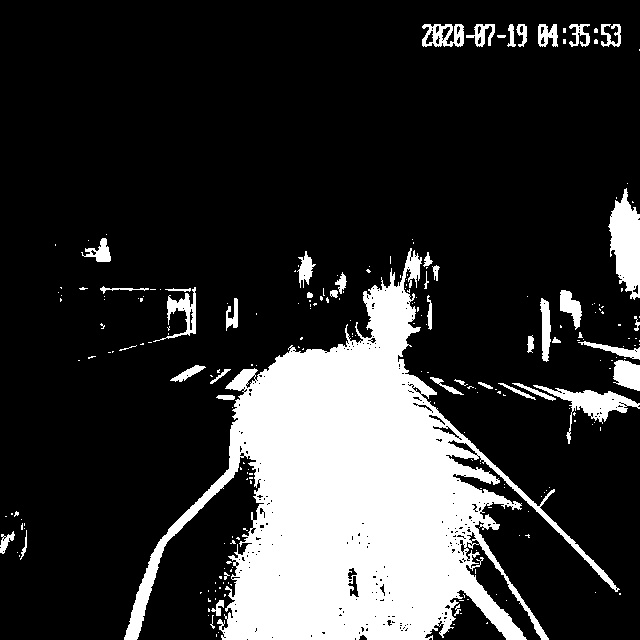
#> input picture crosswalks/a.jpg, 640 x 640 px
$ python -i detect.py   (imports and definitions only)
#> lines starting #> are read from the running program, lines starting #| are printed output that depends on the picture; after the words box and inside, x2 and y2 are one past the last pixel; in counts of white or black regions, pixels touching at a corner belong together
#> further down, picture is the input picture: shape (640, 640, 3); min 0, max 255, mean 51.3
### crosswalks/utils.py
import cv2
import numpy as np

def group_contours(contours, min_group_size=3):
    groups = []
    for i, contour in enumerate(contours):
        group = [contour]

        for j, contour2 in enumerate(contours):
            if i != j:
                cx, cy, cw, ch = cv2.boundingRect(contours[j])
                mean_h = sum(cv2.boundingRect(c)[3] for c in group) / len(group)
                mean_w = sum(cv2.boundingRect(c)[2] for c in group) / len(group)
                mean_center_y = sum((cv2.boundingRect(c)[1] + cv2.boundingRect(c)[3]) / 2.0 for c in group) / len(group)
                current_center_y = ((cy + ch) / 2.0)
                mean_area = sum(cv2.contourArea(c) for c in group) / len(group)
                current_area = cv2.contourArea(contours[j])

                if (abs(ch - mean_h) / mean_h < 0.2 and
                    abs(cw - mean_w) / mean_w < 0.5 and
                    abs(current_center_y - mean_center_y) / mean_h < 0.2 and
                    abs(current_area - mean_area) / mean_area < 0.65):
                    group.append(contour2)

        groups.append(group)

    # Merge intersecting bounding rectangles into single groups
    merged_groups = []
    for group in groups:
        if len(group) >= min_group_size:
            # Ensure all contours in the group are non-empty before merging
            non_empty_contours = [c for c in group if len(c) > 0]
            if non_empty_contours:
                merged_rect = cv2.boundingRect(np.vstack(non_empty_contours))
                merged_groups.append(merged_rect)

    # Further merge groups if their bounding rectangles intersect
    final_groups = []
    while merged_groups:
        rect1 = merged_groups.pop(0)
        x1, y1, w1, h1 = rect1
        merge_occurred = False
        for i, rect2 in enumerate(merged_groups):
            x2, y2, w2, h2 = rect2
            if (x1 < x2 + w2 and x1 + w1 > x2 and y1 < y2 + h2 and y1 + h1 > y2):
                # Merge rect1 and rect2 into a single rectangle
                new_x = min(x1, x2)
                new_y = min(y1, y2)
                new_w = max(x1 + w1, x2 + w2) - new_x
                new_h = max(y1 + h1, y2 + h2) - new_y
                merged_groups[i] = (new_x, new_y, new_w, new_h)
                merge_occurred = True
                break
        if not merge_occurred:
            final_groups.append(rect1)

    return final_groups

def colorize_image(image, cluster_centers, labels):
    colorized_image = np.zeros_like(image, dtype=np.uint8)

    for i in range(image.shape[0]):
        for j in range(image.shape[1]):
            cluster_index = labels[i, j]
            colorized_image[i, j] = int(cluster_centers[cluster_index][0])

    return colorized_image

### crosswalks/detect.py
import cv2
import numpy as np
from sklearn.cluster import KMeans
import os

from utils import colorize_image, group_contours

def process_image(img):
    # make ROI
    height, _ = img.shape[:2]
#> height = 640
    roi = img[height // 3:, :]
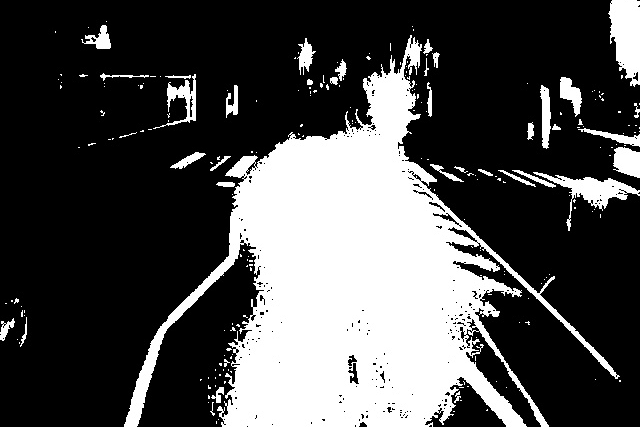
#> roi: shape (427, 640, 3); min 0, max 255, mean 74.7

    lab_img = cv2.cvtColor(roi, cv2.COLOR_BGR2LAB)
#> lab_img: shape (427, 640, 3); mean of channels 0, 1, 2 74.7, 128, 128
    l_channel, _, _ = cv2.split(lab_img)

    mean = np.mean(l_channel.flatten())
#> mean = 74.67

    l_channel_reshaped = l_channel.reshape(-1, 1)
    num_clusters = 3 if mean < 55 else 4 if mean < 75 else 5 if mean < 110 else 11
#> num_clusters = 4

    kmeans = KMeans(n_clusters=num_clusters)
    kmeans.fit(l_channel_reshaped)

    cluster_centers = kmeans.cluster_centers_
#> cluster_centers = [-2.35e-10, 254.9, 252.8, 1.27]
    labels = kmeans.predict(l_channel_reshaped)
    labels = labels.reshape(l_channel.shape)
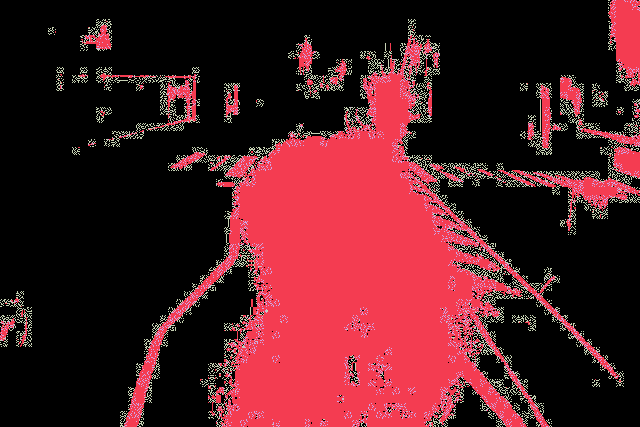
#> labels: shape (427, 640) int32; 4 distinct labels, from 0 to 3; one colour per label, 0 black

    #colorize the image based on the kmeans labels
    cluster_image = colorize_image(l_channel, cluster_centers, labels)
    max_value = np.max(cluster_image)
#> max_value = 254

    # prepere for threshold
    max_mask = (cluster_image == max_value)
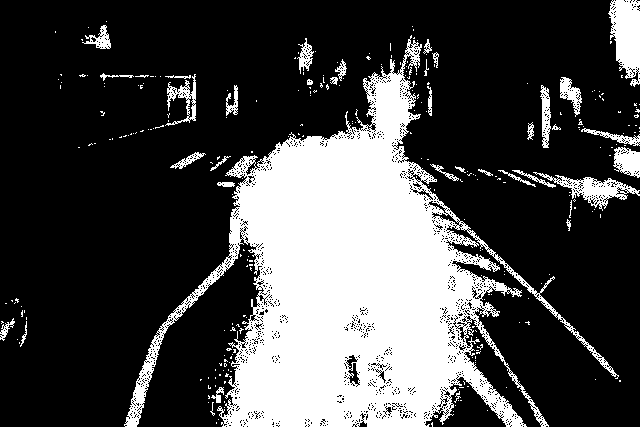
#> max_mask: shape (427, 640) bool; 27.4% white; 279 white regions (241 under 20 px)

    # thresholding
    max_br_image = np.zeros_like(cluster_image)
    max_br_image[max_mask] = 255
    max_br_image[~max_mask] = 0

    # do Morphology to reduce the noise in and around possible crosswalks
    kernel = np.ones((3, 3), np.uint8)
    morph = cv2.morphologyEx(max_br_image, cv2.MORPH_OPEN, kernel)
    kernel = np.ones((5, 5), np.uint8)
    morph = cv2.morphologyEx(morph, cv2.MORPH_CLOSE, kernel)

    # find contours
    cntrs = cv2.findContours(morph, cv2.RETR_EXTERNAL, cv2.CHAIN_APPROX_SIMPLE)
    cntrs = cntrs[0] if len(cntrs) == 2 else cntrs[1]

    contours = roi.copy()
    good_contours = []

    for contour in cntrs:
        epsilon = 0.02 * cv2.arcLength(contour, True)
        approx = cv2.approxPolyDP(contour, epsilon, True)

        x, y, w, h = cv2.boundingRect(approx)
        aspect_ratio = w / float(h)
        area = cv2.contourArea(contour)

        if 0.15 <= aspect_ratio <= 7 and h > 10 and 60 < area < 8000:
            good_contours.append(contour)
            cv2.drawContours(contours, [contour], -1, (0, 0, 255), 1)
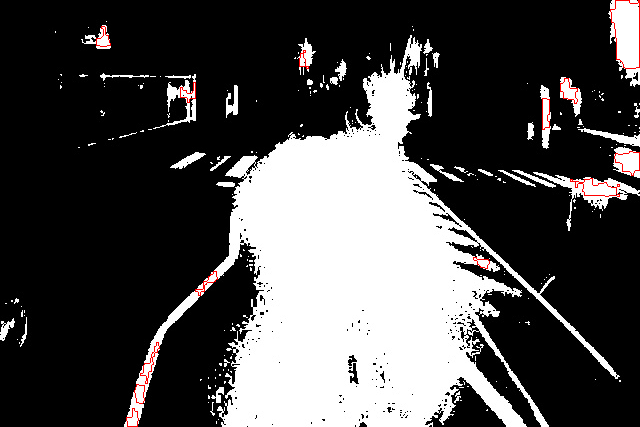
#> contours: shape (427, 640, 3); 0.4% of pixels changed, all inside (x1, y1, x2, y2) = (96, 0, 640, 427)
#> after the loop, good_contours = 13 contours; largest, box (x1, y1, x2, y2) and area: (610, 0, 640, 69) 1579, (570, 178, 620, 197) 430, (614, 151, 640, 176) 391, (560, 78, 578, 104) 226, (542, 98, 550, 130) 192

    # Aggregate the groups that have an intersection between their boxes
    # The boxes of the groups are defined by taking the minimum x, minimum y, maximum x, and maximum y
    groups = group_contours(good_contours)
#> the loop in group_contours, `for i, contour in enumerate(contours):` made 13 passes
#> after the loop in group_contours, `for i, contour in enumerate(contours):`: groups = 13 items
#> the loop in group_contours, `for group in groups:` made 13 passes
#> after the loop in group_contours, `for group in groups:`: merged_groups = []
#> groups = []

    result = roi.copy()
    for i, rect in enumerate(groups):
        x_min, y_min, w, h = rect

        # draw on the image applied with the roi
        cv2.rectangle(result, (x_min, y_min), (x_min + w, y_min + h), (0, 255, 0), 2)

        # save original image rectangle
        groups[i] = (x_min, y_min + height // 3, w, h)
#> this loop made 0 passes
    return ([roi, cluster_image, morph, contours, result], groups)

>>> import cv2
>>> picture = cv2.imread('a.jpg')
>>> result = process_image(picture)
